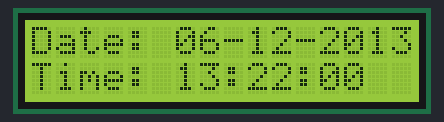
The sketch below on a simulated Arduino Uno, built with avr-gcc and run on an emulated ATmega328P. On the bench: 16×2 character LCD.

Above: at 0.1 s.
At 4.1 s:
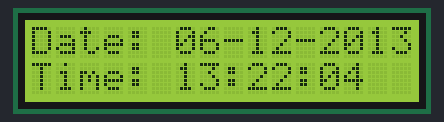
At 9.1 s:
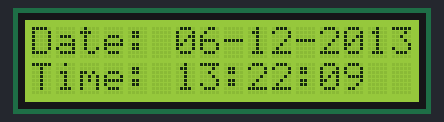
At 19.1 s:
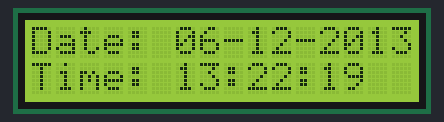
At 29.1 s:
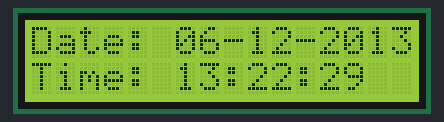
At 39.1 s:
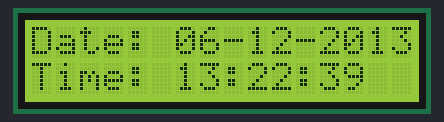

Measured:
- what the display in image 1 shows lasts 1.0 s, from 4.0 s to 5.0 s

The sketch:

timeOnLcd.ino
```cpp
#include <Time.h>
#include <LiquidCrystal.h>


//display time on an lcd display

//enter starting time varibles here
int hr = 13;//24hr hour
int mi = 22;
int sec = 0;
int dayofmonth = 12;
int monthNumber = 6;
int yr = 2013;

//lcd stuff
LiquidCrystal lcd(12, 11, 5, 4, 3, 2);

void setup(){

  //Serial if we need it
  Serial.begin(9600);
  //setting time
  setTime(hr,mi,sec,dayofmonth,monthNumber,yr);
  //setup lcd
  lcd.begin(16,2);

}

void loop(){


  showDate();
  showTime();

  delay(50);

}

void showDate(){

  lcd.setCursor(0,0);

  lcd.print("Date: ");
  zeroPrintString(month());
  lcd.print("-");
  zeroPrintString(day());
  lcd.print("-");
  zeroPrintString(year());


}

void showTime(){


  lcd.setCursor(0,1);

  lcd.print("Time: ");
  zeroPrintString(hour());
  lcd.print(":");
  zeroPrintString(minute());
  lcd.print(":");
  zeroPrintString(second());
  //lcd.clear();

}

int zeroPrintString(int num){
  if (num < 10){
    lcd.print("0" + String(num));
  }
  else{
    lcd.print(String(num));
  }
}
```
